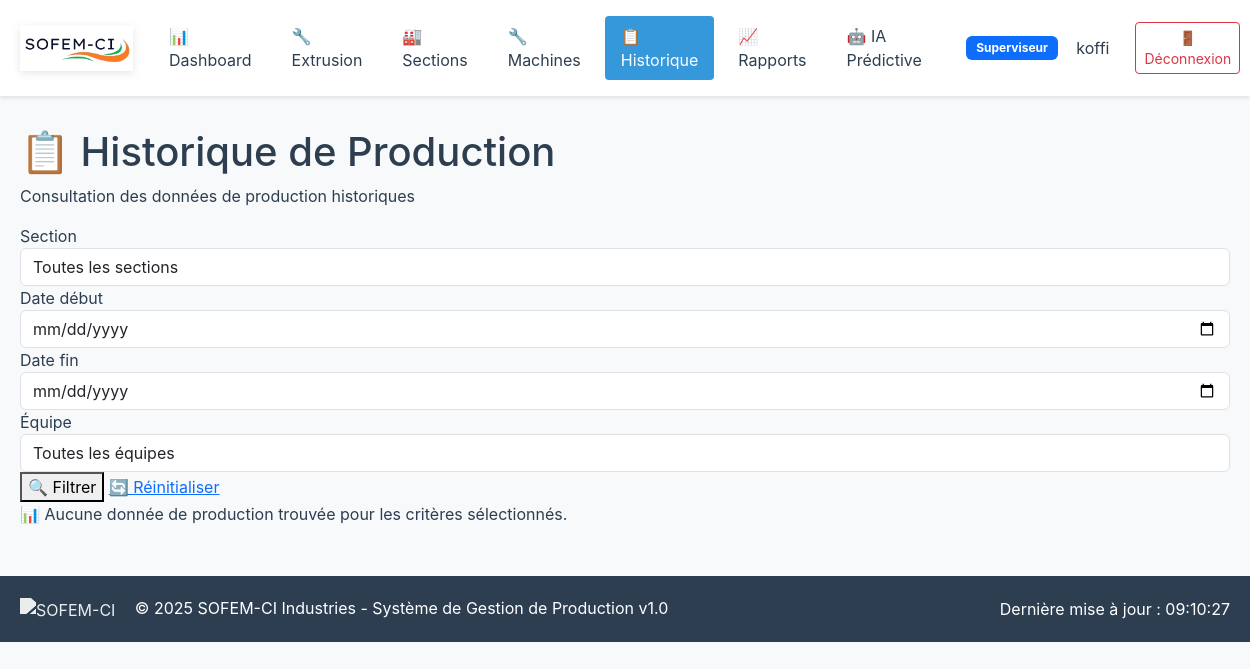
The page /historique/ (signed in) on the database as committed earlier.
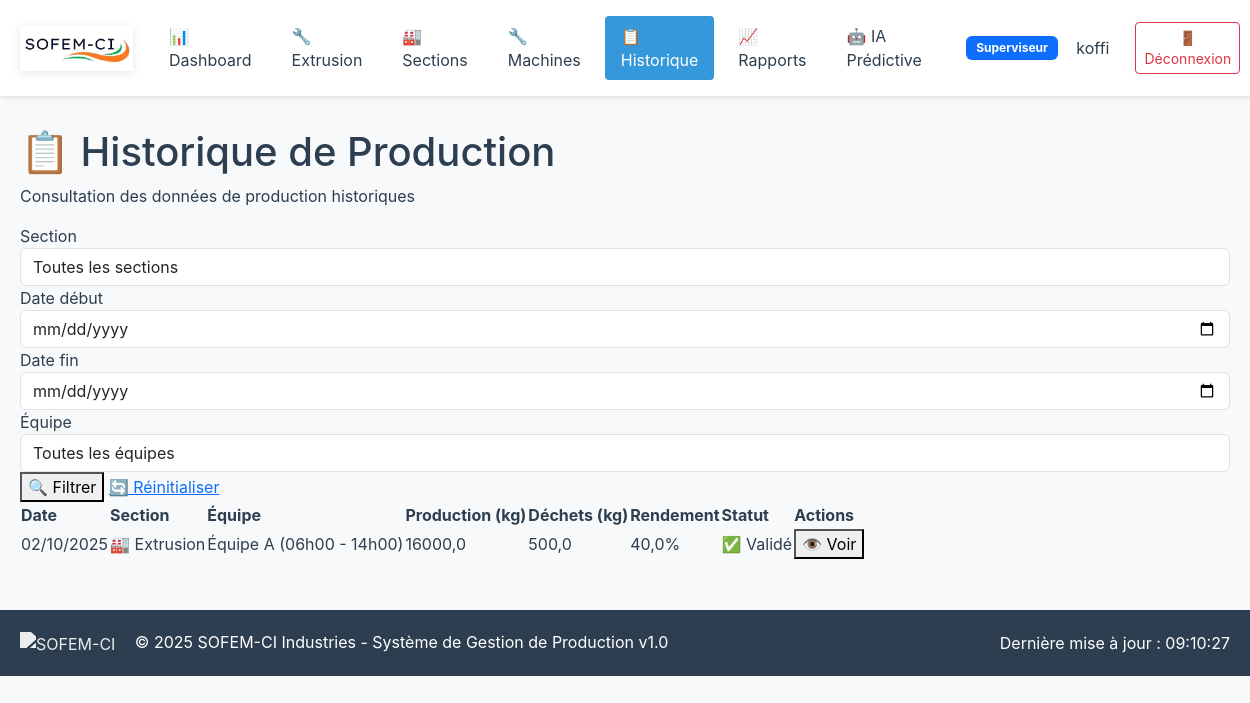
The same page on the database as committed later.
### sofemci/models.py (models this page shows, shortened)
class Equipe(models.Model):
    EQUIPES_CHOICES = [
        ('A', 'Équipe A (06h00 - 14h00)'),
        ('B', 'Équipe B (14h00 - 22h00)'),
        ('C', 'Équipe C (22h00 - 06h00)'),
    ]
    nom = models.CharField(max_length=1, choices=EQUIPES_CHOICES, unique=True)
    heure_debut = models.TimeField()
    heure_fin = models.TimeField()
    chef_equipe = models.ForeignKey(CustomUser, on_delete=models.SET_NULL, null=True, blank=True)
    description = models.TextField(blank=True)
    class Meta:
        verbose_name = "Équipe"
        verbose_name_plural = "Équipes"

class ProductionExtrusion(models.Model):
    date_production = models.DateField()
    zone = models.ForeignKey(ZoneExtrusion, on_delete=models.CASCADE)
    equipe = models.ForeignKey(Equipe, on_delete=models.CASCADE)
    heure_debut = models.TimeField()
    heure_fin = models.TimeField()
    chef_zone = models.CharField(max_length=100, help_text="Nom du chef de zone")
    matiere_premiere_kg = models.DecimalField(
        max_digits=10, decimal_places=2,
        validators=[MinValueValidator(Decimal('0.01'))],
        verbose_name="Matière première utilisée (kg)"
    )
    nombre_machines_actives = models.IntegerField(
        validators=[MinValueValidator(0), MaxValueValidator(4)],
        verbose_name="Nombre moyen de machines actives"
    )
    nombre_machinistes = models.IntegerField(
        validators=[MinValueValidator(0)],
        verbose_name="Nombre moyen de machinistes"
    )
    nombre_bobines_kg = models.DecimalField(
        max_digits=10, decimal_places=2,
        validators=[MinValueValidator(Decimal('0'))],
        verbose_name="Nombre de bobines produites (kg)"
    )
    production_finis_kg = models.DecimalField(
        max_digits=10, decimal_places=2,
        validators=[MinValueValidator(Decimal('0'))],
        verbose_name="Production produits finis (kg)"
    )
    production_semi_finis_kg = models.DecimalField(
        max_digits=10, decimal_places=2,
        validators=[MinValueValidator(Decimal('0'))],
        verbose_name="Production produits semi-finis (kg)"
    )
    dechets_kg = models.DecimalField(
        max_digits=10, decimal_places=2,
        validators=[MinValueValidator(Decimal('0'))],
        verbose_name="Total des déchets (kg)"
    )
    total_production_kg = models.DecimalField(max_digits=10, decimal_places=2, null=True, blank=True)
    rendement_pourcentage = models.DecimalField(max_digits=5, decimal_places=2, null=True, blank=True)
    taux_dechet_pourcentage = models.DecimalField(max_digits=5, decimal_places=2, null=True, blank=True)
    production_par_machine = models.DecimalField(max_digits=10, decimal_places=2, null=True, blank=True)
    observations = models.TextField(blank=True, verbose_name="Observations du jour")
    cree_par = models.ForeignKey(CustomUser, on_delete=models.CASCADE)
    date_creation = models.DateTimeField(auto_now_add=True)
    date_modification = models.DateTimeField(auto_now=True)
    valide = models.BooleanField(default=False)
    class Meta:
        unique_together = ['date_production', 'zone', 'equipe']
        verbose_name = "Production Extrusion"
        verbose_name_plural = "Productions Extrusion"
        ordering = ['-date_production', 'zone']

### sofemci/views.py (the view)
# urls.py: path('historique/', views.historique_view, name='historique'),
@login_required
def historique_view(request):
    form = FiltreHistoriqueForm(request.GET or None)
    if form.is_valid():
        filters = form.cleaned_data
        productions_data, totaux = get_productions_filtrees(filters)
    else:
        today = timezone.now().date()
        debut_mois = today.replace(day=1)
        default_filters = {
            'date_debut': debut_mois,
            'date_fin': today,
        }
        productions_data, totaux = get_productions_filtrees(default_filters)
    all_productions = []
    for section, prods in productions_data.items():
        for prod in prods:
            all_productions.append({
                'id': prod.id,
                'date_production': prod.date_production,
                'section': section,
                'equipe': getattr(prod, 'equipe', None),
                'total_production_kg': prod.total_production_kg,
                'dechets_kg': getattr(prod, 'dechets_kg', 0),
                'rendement_pourcentage': getattr(prod, 'rendement_pourcentage', None),
                'valide': prod.valide,
            })
    paginator = Paginator(all_productions, 20)
    page_number = request.GET.get('page')
    productions = paginator.get_page(page_number)
    context = {
        'form': form,
        'productions': productions,
        'equipes': Equipe.objects.all(),
        'totaux': totaux,
    }
    return render(request, 'historique.html', context)

### templates/historique.html (shortened to what the changed rows need)
{% extends 'base.html' %}
{% load static %}
{% load humanize %}
{% block content %}
<div class="container">
    <div class="page-header">
        <h1>📋 Historique de Production</h1>
    </div>
    <div class="results-section">
        {% if productions %}
        <div class="table-responsive">
            <table class="production-table">
                <thead>
                    <tr>
                        <th>Date</th>
                        <th>Section</th>
                        <th>Équipe</th>
                        <th>Production (kg)</th>
                        <th>Déchets (kg)</th>
                        <th>Rendement</th>
                        <th>Statut</th>
                        <th>Actions</th>
                    </tr>
                </thead>
                <tbody>
                    {% for production in productions %}
                    <tr>
                        <td>{{ production.date_production|date:"d/m/Y" }}</td>
                        <td>
                            {% if production.section == 'extrusion' %}
                                🏭 Extrusion
                            {% elif production.section == 'imprimerie' %}
                                🖨️ Imprimerie
                            {% elif production.section == 'soudure' %}
                                🔌 Soudure
                            {% elif production.section == 'recyclage' %}
                                ♻️ Recyclage
                            {% endif %}
                        </td>
                        <td>
                            {% if production.equipe %}
                                {{ production.equipe.get_nom_display }}
                            {% else %}
                                -
                            {% endif %}
                        </td>
                        <td class="text-right">{{ production.total_production_kg|floatformat:1 }}</td>
                        <td class="text-right">{{ production.dechets_kg|default:0|floatformat:1 }}</td>
                        <td class="text-right">
                            {% if production.rendement_pourcentage %}
                                {{ production.rendement_pourcentage|floatformat:1 }}%
                            {% else %}
                                -
                            {% endif %}
                        </td>
                        <td>
                            <span class="status-badge {% if production.valide %}status-valid{% else %}status-pending{% endif %}">
                                {% if production.valide %}✅ Validé{% else %}⏳ En attente{% endif %}
                            </span>
                        </td>
                        <td>
                            <div class="action-buttons">
                                <button class="btn-view" onclick="afficherDetails({{ production.id }}, '{{ production.section }}')">
                                    👁️ Voir
                                </button>
                            </div>
                        </td>
                    </tr>
                    {% endfor %}
                </tbody>
            </table>
        </div>
        {% else %}
        <div class="no-data">
            <p>📊 Aucune donnée de production trouvée pour les critères sélectionnés.</p>
        </div>
        {% endif %}
    </div>
</div>
{% endblock %}

Rows that differ between the two databases and show on the page:
added Equipe: date_production "02/10/2025", equipe.nom "Équipe A (06h00 - 14h00)", total_production_kg "16000,0", dechets_kg "500,0", rendement_pourcentage "40,0"
Other text that changed with them:
text no longer shown: "📊 Aucune donnée de production trouvée pour les critères sélectionnés."
text now shown: "Date Section Équipe Production (kg) Déchets (kg) Rendement Statut Actions"
